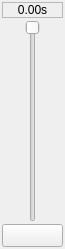
<ui version="4.0" >
 <class>VCDockSlider</class>
 <widget class="QFrame" name="VCDockSlider" >
  <property name="geometry" >
   <rect>
    <x>0</x>
    <y>0</y>
    <width>65</width>
    <height>249</height>
   </rect>
  </property>
  <property name="sizePolicy" >
   <sizepolicy vsizetype="Expanding" hsizetype="Maximum" >
    <horstretch>0</horstretch>
    <verstretch>0</verstretch>
   </sizepolicy>
  </property>
  <property name="windowTitle" >
   <string/>
  </property>
  <layout class="QVBoxLayout" >
   <property name="spacing" >
    <number>2</number>
   </property>
   <property name="margin" >
    <number>2</number>
   </property>
   <item>
    <widget class="QLabel" name="m_valueLabel" >
     <property name="frameShape" >
      <enum>QFrame::StyledPanel</enum>
     </property>
     <property name="frameShadow" >
      <enum>QFrame::Sunken</enum>
     </property>
     <property name="text" >
      <string>0.00s</string>
     </property>
     <property name="alignment" >
      <set>Qt::AlignCenter</set>
     </property>
    </widget>
   </item>
   <item>
    <layout class="QHBoxLayout" >
     <item>
      <widget class="QSlider" name="m_slider" >
       <property name="sizePolicy" >
        <sizepolicy vsizetype="Expanding" hsizetype="Preferred" >
         <horstretch>0</horstretch>
         <verstretch>0</verstretch>
        </sizepolicy>
       </property>
       <property name="pageStep" >
        <number>1</number>
       </property>
       <property name="orientation" >
        <enum>Qt::Vertical</enum>
       </property>
       <property name="invertedAppearance" >
        <bool>true</bool>
       </property>
       <property name="invertedControls" >
        <bool>true</bool>
       </property>
      </widget>
     </item>
    </layout>
   </item>
   <item>
    <widget class="QToolButton" name="m_tapButton" >
     <property name="sizePolicy" >
      <sizepolicy vsizetype="Preferred" hsizetype="Preferred" >
       <horstretch>0</horstretch>
       <verstretch>0</verstretch>
      </sizepolicy>
     </property>
     <property name="text" >
      <string/>
     </property>
    </widget>
   </item>
  </layout>
 </widget>
 <resources/>
 <connections/>
</ui>
